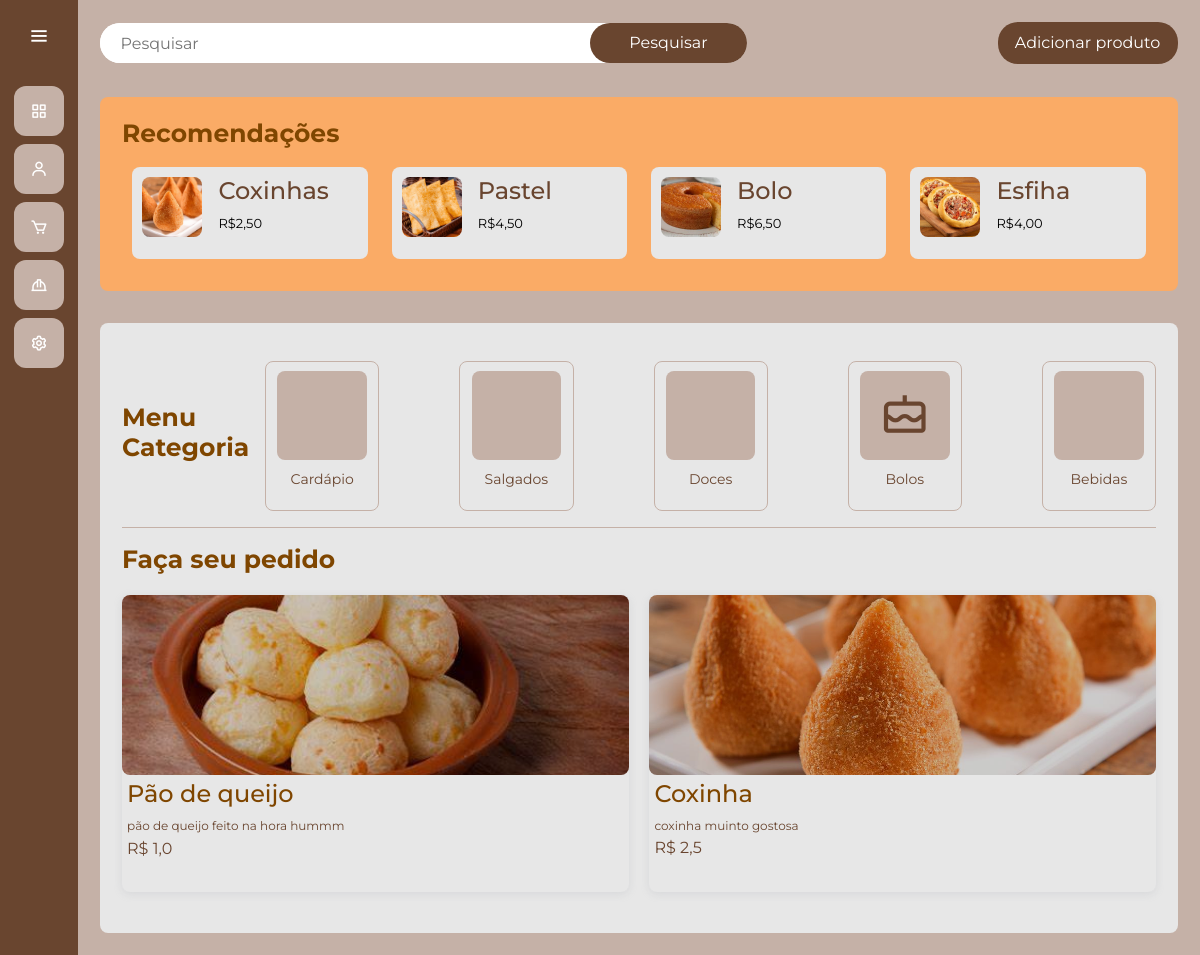
The page /gerenciamento/ on the database as committed earlier.
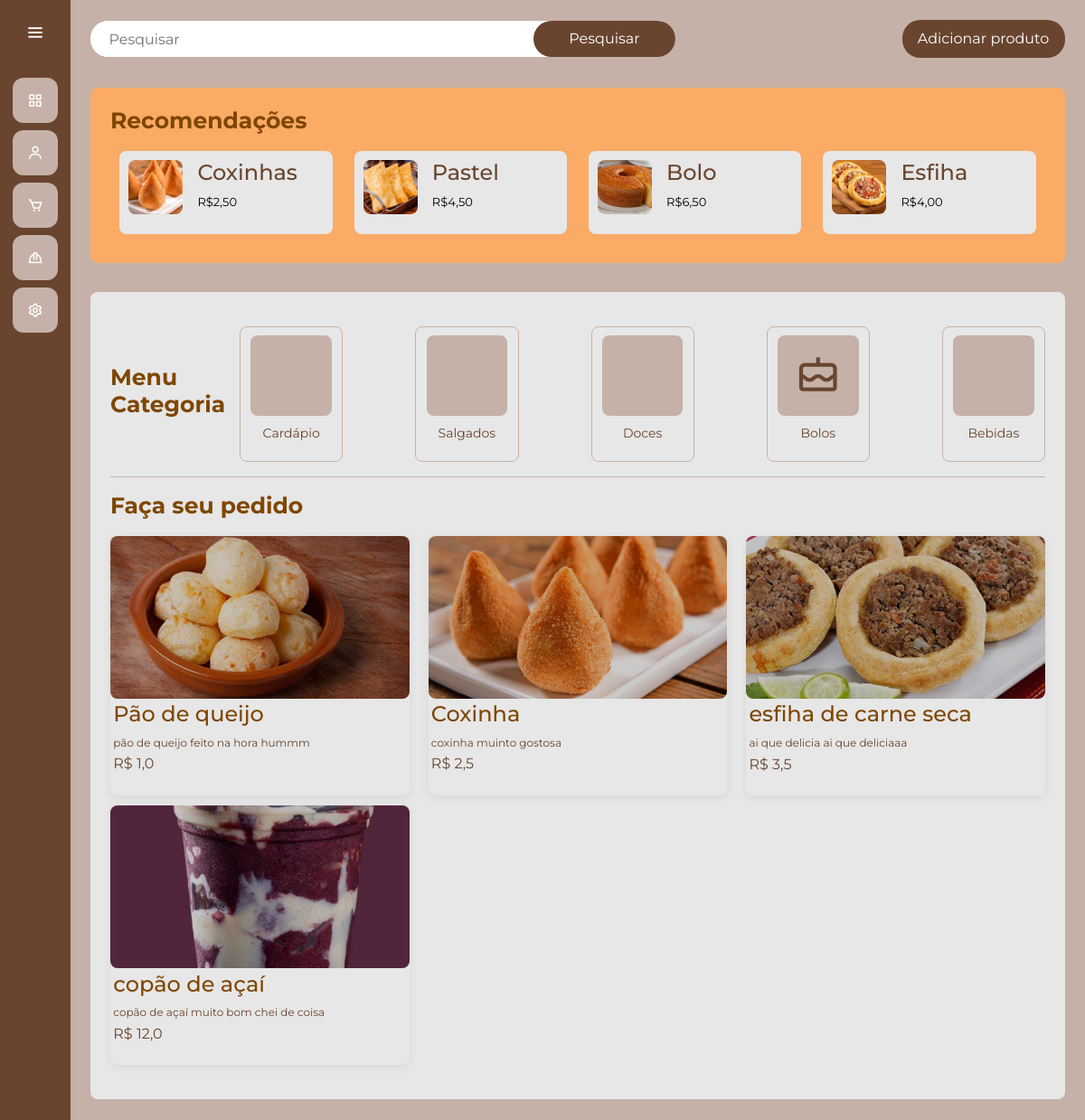
The same page on the database as committed later.
### gerenciamento/models.py (models this page shows)
class Produto(models.Model):
    CATEGORIA_CHOICES = [
        ('doce', 'Doce'),
        ('salgado', 'Salgado'),
        ('bebida', 'Bebida'),
        ('bolo', 'Bolo')
    ]
    id_produto = models.AutoField(primary_key=True)
    nome_produto = models.CharField(max_length=255)
    descricao = models.CharField(max_length=255)
    preco = models.FloatField()
    ingredientes = models.ManyToManyField(Ingrediente, through='ProdutoIngrediente')
    categoria = models.CharField(max_length=15, choices=CATEGORIA_CHOICES, default='salgado')
    imagem = models.ImageField(upload_to='media/', null=True, blank=True)

### gerenciamento/views.py (the view)
# urls.py: path('', views.principalGerente, name='gerenciamento'),
def principalGerente(request):
    produtos_list = Produto.objects.all()
    return render(request, 'principalGerente.html', {'produtos': produtos_list})

### gerenciamento/templates/principalGerente.html (shortened to what the changed rows need)
{% extends "gerente.html" %}
{% load static %}
{% block 'head' %}
    <link rel="stylesheet" href="{% static 'usuarios/css/telaprincipal.css' %}">
    <link rel="stylesheet" href="{% static 'gerenciamento/css/gerenciamento.css' %}">
    <link href='https://unpkg.com/boxicons@2.1.4/css/boxicons.min.css' rel='stylesheet'>
{% endblock %}
{% block 'dashboard' %}
<body>
    <div class="main">
        <div class="main-highlight">
            <div class="main-header">
                <h2 class="main-title">Recomendações</h2>
            </div>
        </div>
        <div class="main-menus">
            <div class="main-filter">
                <div>
                    <h2 class="main-title">Menu<br>Categoria</h2>
                </div>
            </div>
            <div class="main-detail">
                <h2 class="main-title">Faça seu pedido</h2>
                <div class="detail-wrapper">
                    {% for produto in produtos %}
                    <div class="detail-card produto-card" onclick="expandirProduto('{{ produto.nome_produto }}', '{{ produto.descricao }}', '{{ produto.preco }}', '{{ produto.imagem.url }}')">
                        <img class="detail-img" src="{{ produto.imagem.url }}" alt="{{ produto.nome_produto }}">
                        <div class="detail-desc">
                            <div class="detail-name">
                                <h4>{{produto.nome_produto}}</h4>
                                <p class="detail-sub">{{produto.descricao}}</p>
                                <p class="price">R$ {{produto.preco}}</p>
                            </div>
                        </div>
                    </div>
                    {% endfor %}
                </div>
            </div>
        </div>
    </div>
</body>
{% endblock %}

Rows that differ between the two databases and show on the page:
added Produto: imagem (picture), nome_produto "esfiha de carne seca", descricao "ai que delicia ai que deliciaaa", preco "3,5"
added Produto: imagem (picture), nome_produto "copão de açaí", descricao "copão de açaí muito bom chei de coisa", preco "12,0"
